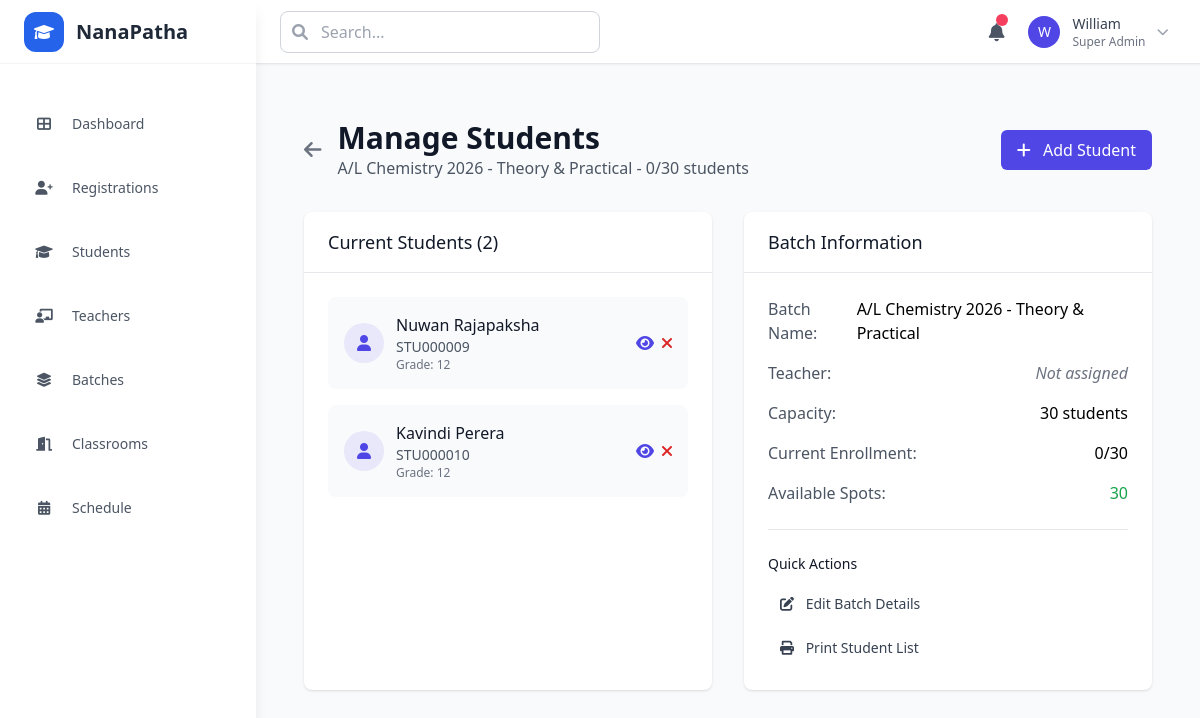
The page /admin/batches/2/manage-students on the database its author committed.
### models.py (models this page shows)
class Batch(db.Model):
    __tablename__ = 'batches'
    id = db.Column(db.Integer, primary_key=True)
    name = db.Column(db.String(255), nullable=False)
    grade = db.Column(db.String(10))
    subject = db.Column(db.String(100))
    capacity = db.Column(db.Integer, default=30)
    current_enrollment = db.Column(db.Integer, default=0)
    teacher_id = db.Column(db.Integer, db.ForeignKey('teacher_profiles.id'))
    teacher_name = db.Column(db.String(255))  # Simplified for prototype
    class_type = db.Column(db.Enum('online', 'physical', 'both', name='class_types'))
    start_date = db.Column(db.Date)
    end_date = db.Column(db.Date)
    is_active = db.Column(db.Boolean, default=True)
    notes = db.Column(db.Text)
    created_at = db.Column(db.DateTime, default=datetime.utcnow)
    teacher = db.relationship('TeacherProfile', backref='assigned_batches')

class StudentProfile(db.Model):
    __tablename__ = 'student_profiles'
    id = db.Column(db.Integer, primary_key=True)
    user_id = db.Column(db.Integer, db.ForeignKey('users.id'), nullable=False)
    dob = db.Column(db.Date)
    grade = db.Column(db.String(10))
    batch_id = db.Column(db.Integer, db.ForeignKey('batches.id'))
    contact_number = db.Column(db.String(20))
    address = db.Column(db.Text)
    class_type = db.Column(db.Enum('online', 'physical', 'both', name='class_types'))
    student_id_number = db.Column(db.String(50), unique=True)
    passport_photo_path = db.Column(db.String(255))
    student_id_card_path = db.Column(db.String(255))
    batch = db.relationship('Batch', backref='students')

class User(db.Model):
    __tablename__ = 'users'
    id = db.Column(db.Integer, primary_key=True)
    name = db.Column(db.String(255), nullable=False)
    email = db.Column(db.String(255), unique=True, nullable=False)
    phone = db.Column(db.String(20))
    password_hash = db.Column(db.String(255))
    temp_password = db.Column(db.String(255))
    role = db.Column(db.Enum('student', 'teacher', 'admin', name='user_roles'), nullable=False)
    status = db.Column(db.Enum('pending', 'active', 'inactive', name='user_status'), default='pending')
    created_at = db.Column(db.DateTime, default=datetime.utcnow)
    updated_at = db.Column(db.DateTime, default=datetime.utcnow, onupdate=datetime.utcnow)
    student_profile = db.relationship('StudentProfile', backref='user', uselist=False, cascade='all, delete-orphan')
    teacher_profile = db.relationship('TeacherProfile', backref='user', uselist=False, cascade='all, delete-orphan')

### app.py (the view)
@app.route('/admin/batches/<int:batch_id>/manage-students')
def admin_batch_manage_students(batch_id):
    batch = Batch.query.get_or_404(batch_id)
    current_students = StudentProfile.query.filter_by(batch_id=batch_id).all()
    available_students = StudentProfile.query.join(User).filter(
        StudentProfile.batch_id.is_(None),
        User.status == 'active'
    ).all()
    return render_template('admin/batch_manage_students.html',
                         batch=batch,
                         current_students=current_students,
                         available_students=available_students)

### templates/admin/batch_manage_students.html (shortened to what this page needs)
{% extends "base.html" %}
{% block content %}
<div class="container mx-auto px-6 py-8">
    <div class="flex items-center justify-between mb-8">
        <div class="flex items-center space-x-4">
            <a href="{{ url_for('admin_batches') }}"
               class="text-gray-500 hover:text-gray-700">
                <i class="fas fa-arrow-left text-xl"></i>
            </a>
            <div>
                <h1 class="text-3xl font-bold text-gray-900">Manage Students</h1>
                <p class="text-gray-600">{{ batch.name }} - {{ batch.current_enrollment }}/{{ batch.capacity }} students</p>
            </div>
        </div>
        <div class="flex space-x-3">
            <button onclick="showAddStudentModal()"
                    class="bg-brand text-white px-4 py-2 rounded-md hover:bg-brand-700 transition-colors duration-150">
                <i class="fas fa-plus mr-2"></i>
                Add Student
            </button>
        </div>
    </div>
    <div class="grid grid-cols-1 lg:grid-cols-2 gap-8">
        <div class="bg-white rounded-lg shadow">
            <div class="px-6 py-4 border-b border-gray-200">
                <h3 class="text-lg font-medium text-gray-900">
                    Current Students ({{ current_students|length }})
                </h3>
            </div>
            <div class="p-6">
                {% if current_students %}
                    <div class="space-y-4">
                        {% for student in current_students %}
                        <div class="flex items-center justify-between p-4 bg-gray-50 rounded-lg">
                            <div class="flex items-center space-x-3">
                                <div class="w-10 h-10 bg-brand/10 rounded-full flex items-center justify-center">
                                    <i class="fas fa-user text-brand"></i>
                                </div>
                                <div>
                                    <h4 class="font-medium text-gray-900">{{ student.user.name }}</h4>
                                    <p class="text-sm text-gray-600">{{ student.student_id_number }}</p>
                                    {% if student.grade %}
                                        <p class="text-xs text-gray-500">Grade: {{ student.grade }}</p>
                                    {% endif %}
                                </div>
                            </div>
                            <div class="flex space-x-2">
                                <a href="{{ url_for('admin_student_detail', student_id=student.id) }}"
                                   class="text-brand hover:text-brand-700">
                                    <i class="fas fa-eye"></i>
                                </a>
                                <button onclick="confirmRemoveStudent('{{ student.user.name }}', {{ student.id }})"
                                        class="text-red-600 hover:text-red-700">
                                    <i class="fas fa-times"></i>
                                </button>
                            </div>
                        </div>
                        {% endfor %}
                    </div>
                {% else %}
                    <div class="text-center py-8">
                        <i class="fas fa-users text-gray-300 text-4xl mb-4"></i>
                        <p class="text-gray-500">No students in this batch</p>
                    </div>
                {% endif %}
            </div>
        </div>
        <div class="bg-white rounded-lg shadow">
            <div class="px-6 py-4 border-b border-gray-200">
                <h3 class="text-lg font-medium text-gray-900">Batch Information</h3>
            </div>
            <div class="p-6">
                <div class="space-y-4">
                    <div class="flex justify-between">
                        <span class="text-gray-600">Batch Name:</span>
                        <span class="font-medium">{{ batch.name }}</span>
                    </div>
                    <div class="flex justify-between">
                        <span class="text-gray-600">Teacher:</span>
                        <span class="font-medium">
                            {% if batch.teacher %}
                                {{ batch.teacher.user.name }}
                            {% else %}
                                <span class="text-gray-500 italic">Not assigned</span>
                            {% endif %}
                        </span>
                    </div>
                    <div class="flex justify-between">
                        <span class="text-gray-600">Capacity:</span>
                        <span class="font-medium">{{ batch.capacity }} students</span>
                    </div>
                    <div class="flex justify-between">
                        <span class="text-gray-600">Current Enrollment:</span>
                        <span class="font-medium {% if batch.current_enrollment >= batch.capacity %}text-red-600{% endif %}">
                            {{ batch.current_enrollment }}/{{ batch.capacity }}
                        </span>
                    </div>
                    <div class="flex justify-between">
                        <span class="text-gray-600">Available Spots:</span>
                        <span class="font-medium {% if batch.capacity - batch.current_enrollment <= 0 %}text-red-600{% else %}text-green-600{% endif %}">
                            {{ batch.capacity - batch.current_enrollment }}
                        </span>
                    </div>
                </div>
                <div class="mt-6 pt-6 border-t border-gray-200">
                    <h4 class="text-sm font-medium text-gray-900 mb-3">Quick Actions</h4>
                    <div class="space-y-2">
                        <a href="{{ url_for('admin_batch_edit', batch_id=batch.id) }}"
                           class="block w-full text-left px-3 py-2 text-sm text-gray-700 hover:bg-gray-100 rounded-md">
                            <i class="fas fa-edit mr-2"></i>
                            Edit Batch Details
                        </a>
                        <button onclick="window.print()"
                                class="block w-full text-left px-3 py-2 text-sm text-gray-700 hover:bg-gray-100 rounded-md">
                            <i class="fas fa-print mr-2"></i>
                            Print Student List
                        </button>
                    </div>
                </div>
            </div>
        </div>
    </div>
</div>
{% endblock %}

### rows shown on the page
Batch: name "A/L Chemistry 2026 - Theory & Practical", current_enrollment "0", capacity "30", batch.capacity-batch.current_enrollment "30"
StudentProfile: user.name "Nuwan Rajapaksha", student_id_number "STU000009", grade "12"
StudentProfile: user.name "Kavindi Perera", student_id_number "STU000010", grade "12"

### other values the page prints
{{ current_students|length }} "2"
